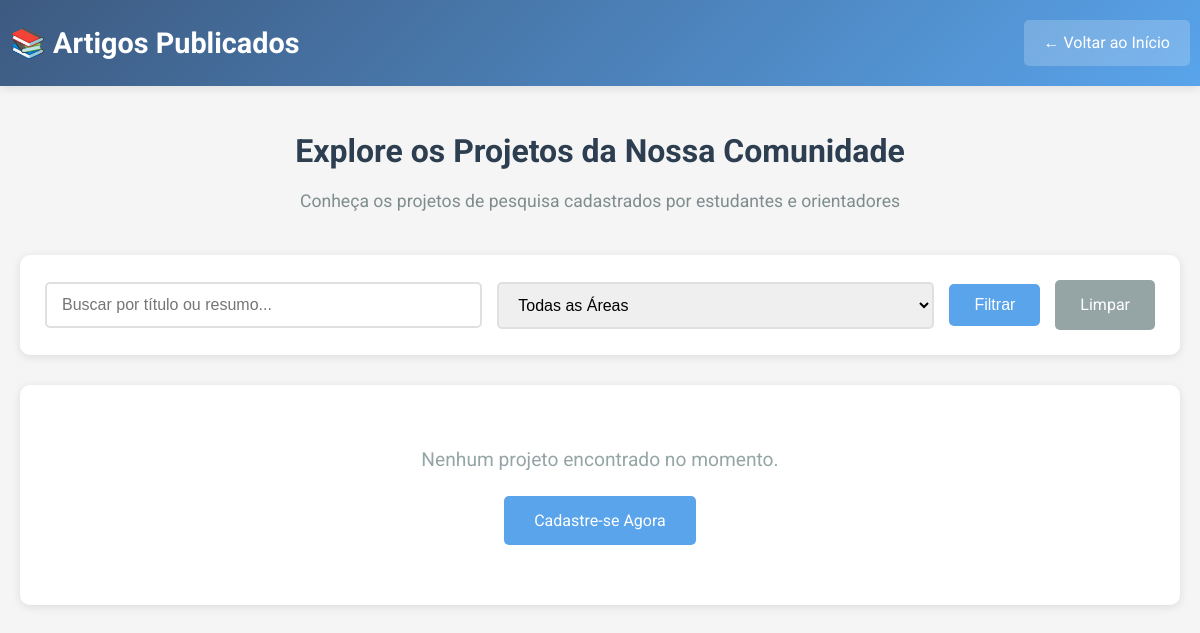
The app's page /pages/artigos_publicos.php, older data.
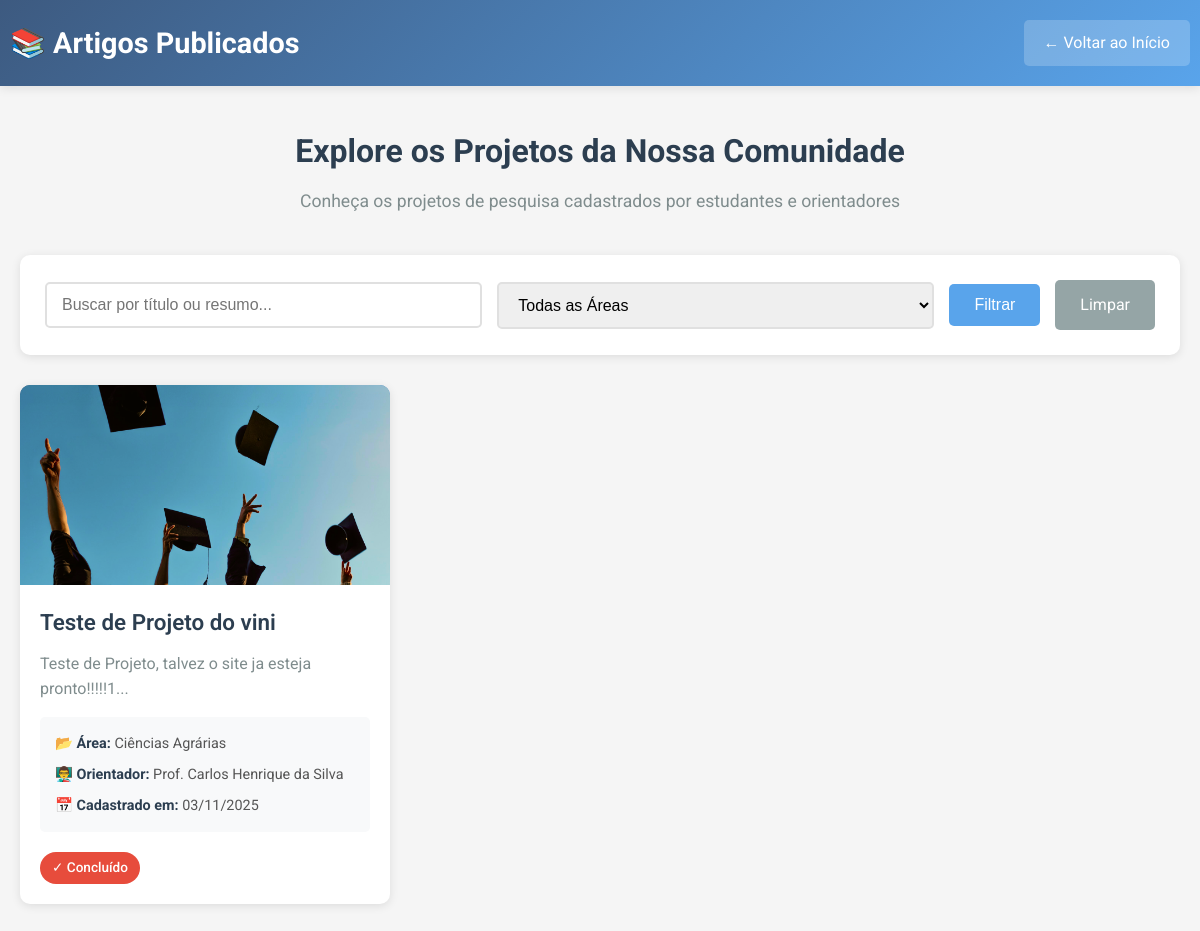
The same page, newer data.
### tables this page shows
CREATE TABLE `projetos` (
  `id` int(11) NOT NULL,
  `titulo` varchar(255) NOT NULL,
  `resumo` text,
  `id_orientador` int(11) NOT NULL,
  `id_area` int(11) NOT NULL,
  `status` int(11) NOT NULL,
  `data_cadastro` timestamp NOT NULL DEFAULT CURRENT_TIMESTAMP,
  `imagem` varchar(255) DEFAULT NULL
);

CREATE TABLE `areas` (
  `id` int(11) NOT NULL,
  `nome` varchar(100) NOT NULL
);

CREATE TABLE `orientadores` (
  `id` int(11) NOT NULL,
  `nome` varchar(200) NOT NULL,
  `email` varchar(150) NOT NULL
);

CREATE TABLE `status` (
  `id` int(11) NOT NULL,
  `descricao` varchar(50) NOT NULL
);

### pages/artigos_publicos.php (the view, shortened to what this page needs)
<?php
$usuario_logado = isset($_SESSION['usuario_id']);
$conexao = getConnection();
$filtro_busca = isset($_GET['busca']) ? $_GET['busca'] : '';
$query = "SELECT p.*, o.nome as orientador_nome, a.nome as area_nome, s.descricao as status_descricao
          FROM projetos p
          LEFT JOIN orientadores o ON p.id_orientador = o.id
          LEFT JOIN areas a ON p.id_area = a.id
          LEFT JOIN status s ON p.status = s.id
          WHERE 1=1";
$query .= " ORDER BY p.data_cadastro DESC";
$result = $conexao->query($query);
$projetos = [];
while ($row = $result->fetch_assoc()) {
    $projetos[] = $row;
}
?>
<!DOCTYPE html>
<html lang="pt-BR">
<head>
    <link rel="stylesheet" href="../css/index.css">
</head>
<body>
    <header class="public-header">
        <div class="container">
            <h1>📚 Artigos Publicados</h1>
            <?php if ($usuario_logado): ?>
                <a href="meu_perfil.php" class="btn-voltar">← Meu Perfil</a>
            <?php else: ?>
                <a href="../index.php" class="btn-voltar">← Voltar ao Início</a>
            <?php endif; ?>
        </div>
    </header>
    <div class="public-container">
        <div class="page-intro">
            <h2>Explore os Projetos da Nossa Comunidade</h2>
            <p>Conheça os projetos de pesquisa cadastrados por estudantes e orientadores</p>
        </div>
        <div class="filtros-publicos">
            <form method="GET" action="" class="filtros-form">
                <div class="filtro-group">
                    <input type="text"
                           name="busca"
                           placeholder="Buscar por título ou resumo..."
                           value="<?php echo htmlspecialchars($filtro_busca); ?>"
                           class="input-busca">
                </div>
                <div class="filtro-group">
                    <select name="area" class="select-filtro">
                        <option value="">Todas as Áreas</option>
                    </select>
                </div>
                <button type="submit" class="btn-filtrar">Filtrar</button>
                <a href="artigos_publicos.php" class="btn-limpar">Limpar</a>
            </form>
        </div>
        <?php if (count($projetos) > 0): ?>
            <div class="artigos-grid">
                <?php foreach ($projetos as $projeto): ?>
                    <div class="artigo-card">
                        <div class="artigo-imagem">
                            <?php if (!empty($projeto['imagem']) && file_exists('../uploads/' . $projeto['imagem'])): ?>
                                <img src="../uploads/<?php echo htmlspecialchars($projeto['imagem']); ?>"
                                     alt="<?php echo htmlspecialchars($projeto['titulo']); ?>">
                            <?php else: ?>
                                <img src="https://via.placeholder.com/350x200/3d5a80/ffffff?text=Artigo+Acadêmico"
                                     alt="Imagem padrão">
                            <?php endif; ?>
                        </div>
                        <div class="artigo-info">
                            <h3 class="artigo-titulo"><?php echo htmlspecialchars($projeto['titulo']); ?></h3>
                            <p class="artigo-resumo"><?php echo htmlspecialchars(substr($projeto['resumo'], 0, 150)) . '...'; ?></p>
                            <div class="artigo-meta">
                                <span class="meta-item">
                                    <strong>📂 Área:</strong> <?php echo htmlspecialchars($projeto['area_nome']); ?>
                                </span>
                                <span class="meta-item">
                                    <strong>👨‍🏫 Orientador:</strong> <?php echo htmlspecialchars($projeto['orientador_nome'] ?? 'N/A'); ?>
                                </span>
                                <span class="meta-item">
                                    <strong>📅 Cadastrado em:</strong> <?php echo date('d/m/Y', strtotime($projeto['data_cadastro'])); ?>
                                </span>
                            </div>
                            <?php
                            $status_class = 'pendente';
                            ?>
                            <span class="badge-status <?php echo $status_class; ?>">✓ <?php echo htmlspecialchars($projeto['status_descricao']); ?></span>
                        </div>
                    </div>
                <?php endforeach; ?>
            </div>
        <?php else: ?>
            <div class="sem-artigos">
                <p>Nenhum projeto encontrado no momento.</p>
                <?php if ($usuario_logado): ?>
                    <a href="cadastrar_projeto.php">Cadastrar Novo Projeto</a>
                <?php else: ?>
                    <a href="cadastro.php">Cadastre-se Agora</a>
                <?php endif; ?>
            </div>
        <?php endif; ?>
    </div>
</body>
</html>

### css/index.css (style rules this page uses)
* { margin: 0; padding: 0; box-sizing: border-box; }
html { scroll-behavior: smooth; }
body { font-family: "Roboto", sans-serif; background-color: #f5f5f5; line-height: 1.6; color: #333; }
.container { max-width: 1200px; margin: 0 auto; padding: 0 2rem; }

Row changes from the older to the newer data that the page shows:
added projetos: imagem (picture), titulo "Teste de Projeto do vini", resumo "Teste de Projeto, talvez o site ja esteja pronto!!!!!1", id_area.nome "Ciências Agrárias", id_orientador.nome "Prof. Carlos Henrique da Silva", data_cadastro "03/11/2025", status.descricao "Concluído"
Text that changed along with them:
text no longer shown: "Nenhum projeto encontrado no momento. Cadastre-se Agora"
